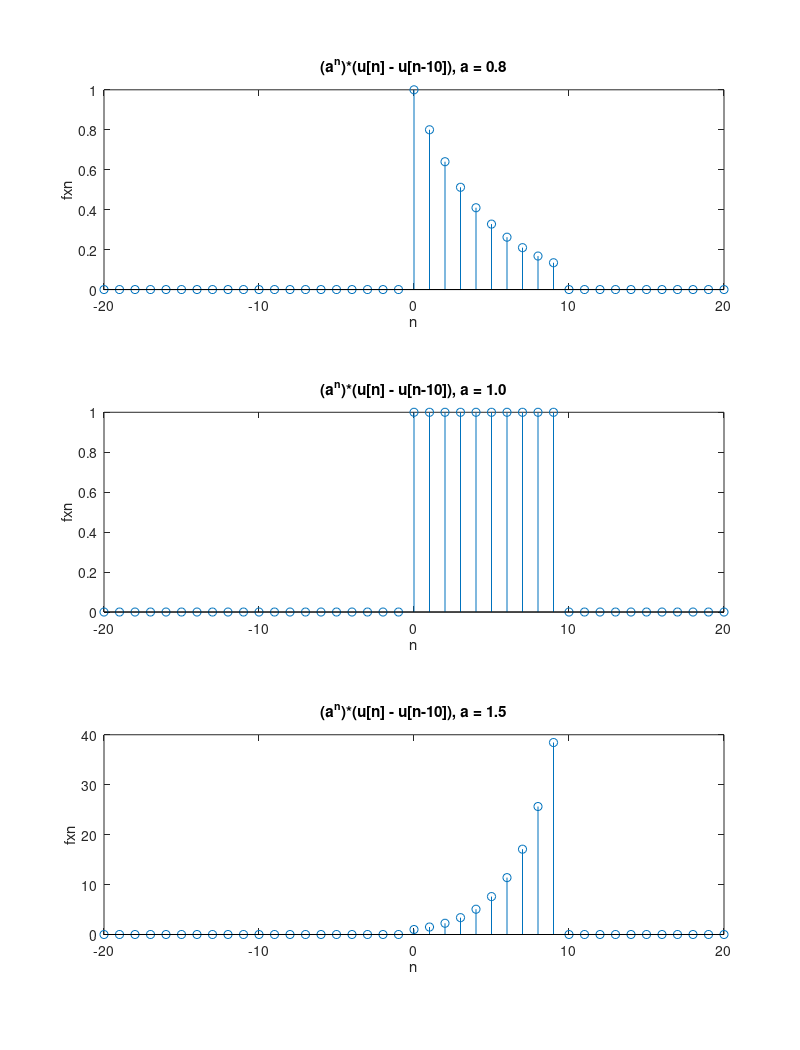

Here is the MATLAB script that generated this plot:
subplot(3,1,1)
n = -20:1:20;
u1 = (n>=0);
u2 = (n>=10);
a = 0.8;
fxn = (a.^n).*(u1 - u2);
stem(n, fxn)
title('(a^n)*(u[n] - u[n-10]), a = 0.8')
xlabel('n')
ylabel('fxn')

subplot(3,1,2)
n = -20:1:20;
u1 = (n>=0);
u2 = (n>=10);
a = 1.0;
fxn = (a.^n).*(u1 - u2);
stem(n, fxn)
title('(a^n)*(u[n] - u[n-10]), a = 1.0')
xlabel('n')
ylabel('fxn')

subplot(3,1,3)
n = -20:1:20;
u1 = (n>=0);
u2 = (n>=10);
a = 1.5;
fxn = (a.^n).*(u1 - u2);
stem(n, fxn)
title('(a^n)*(u[n] - u[n-10]), a = 1.5')
xlabel('n')
ylabel('fxn')

orient('tall')